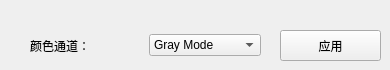
    <widget class="QWidget" name="tab_5">
     <attribute name="title">
      <string>图像</string>
     </attribute>
     <widget class="QPushButton" name="btn_applyChannel">
      <property name="geometry">
       <rect>
        <x>280</x>
        <y>30</y>
        <width>101</width>
        <height>31</height>
       </rect>
      </property>
      <property name="text">
       <string>应用</string>
      </property>
     </widget>
     <widget class="QWidget" name="layoutWidget">
      <property name="geometry">
       <rect>
        <x>30</x>
        <y>30</y>
        <width>231</width>
        <height>31</height>
       </rect>
      </property>
      <layout class="QHBoxLayout" name="horizontalLayout_7">
       <item>
        <widget class="QLabel" name="label_37">
         <property name="text">
          <string>颜色通道：</string>
         </property>
        </widget>
       </item>
       <item>
        <widget class="QComboBox" name="comboBox_channels">
         <item>
          <property name="text">
           <string>Gray Mode</string>
          </property>
         </item>
         <item>
          <property name="text">
           <string>RGB Mode</string>
          </property>
         </item>
         <item>
          <property name="text">
           <string>HSV Mode</string>
          </property>
         </item>
         <item>
          <property name="text">
           <string>B</string>
          </property>
         </item>
         <item>
          <property name="text">
           <string>G</string>
          </property>
         </item>
         <item>
          <property name="text">
           <string>R</string>
          </property>
         </item>
        </widget>
       </item>
      </layout>
     </widget>
    </widget>
